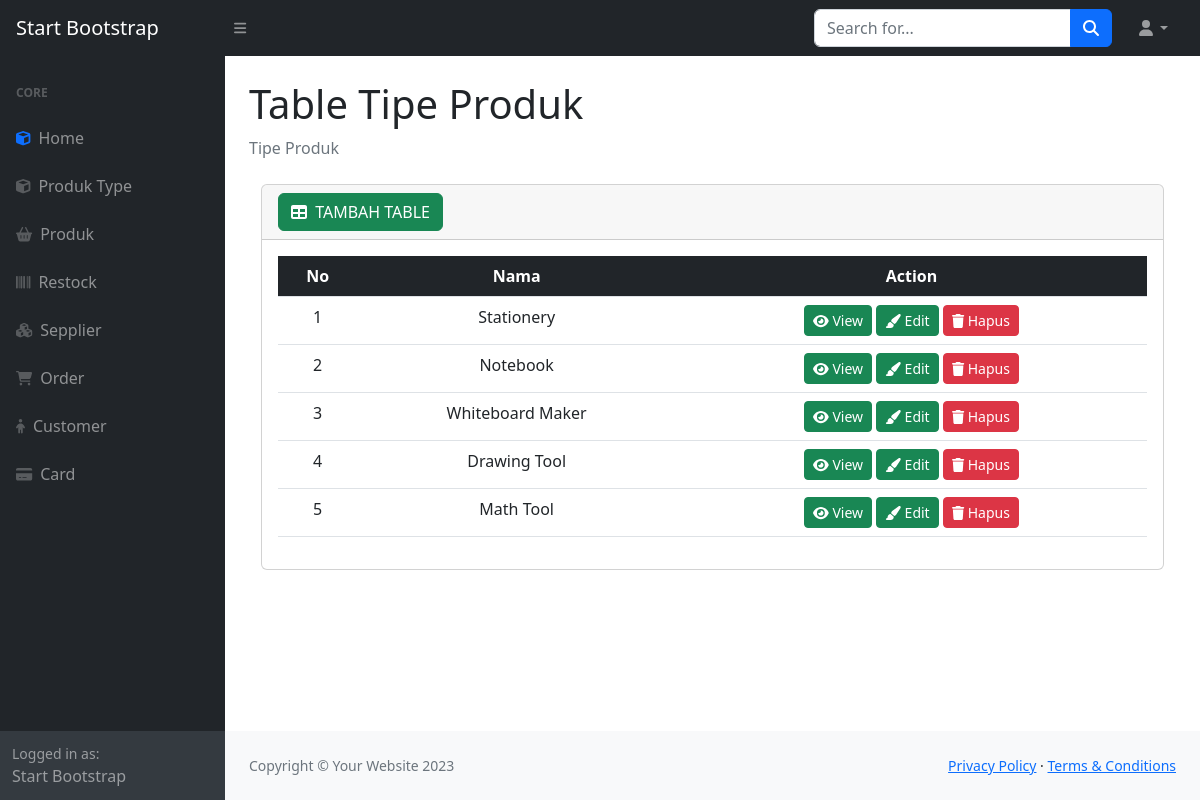
Screenshot of /halaman_belakang/produk_type.php with the database file from the repository.
### tables this page shows
CREATE TABLE `product_type` (
  `id` int(11) NOT NULL,
  `name` varchar(45) DEFAULT NULL
);

### halaman_belakang/produk_type.php (the view, shortened to what this page needs)
<?php
include '../databases/koneksi.php';
$query = "SELECT * FROM product_type";
$sql = mysqli_query($koneksi, $query);
?>
<!DOCTYPE html>
<html lang="en">
<head>
    <link href="https://cdn.jsdelivr.net/npm/simple-datatables@7.1.2/dist/style.min.css" rel="stylesheet" />
    <link href="css/styles.css" rel="stylesheet" />
</head>
<body class="sb-nav-fixed">
    <nav class="sb-topnav navbar navbar-expand navbar-dark bg-dark">
        <a class="navbar-brand ps-3" href="index.html">Start Bootstrap</a>
        <button class="btn btn-link btn-sm order-1 order-lg-0 me-4 me-lg-0" id="sidebarToggle" href="#!"><i class="fas fa-bars"></i></button>
        <form class="d-none d-md-inline-block form-inline ms-auto me-0 me-md-3 my-2 my-md-0">
            <div class="input-group">
                <input class="form-control" type="text" placeholder="Search for..." aria-label="Search for..." aria-describedby="btnNavbarSearch" />
                <button class="btn btn-primary" id="btnNavbarSearch" type="button"><i class="fas fa-search"></i></button>
            </div>
        </form>
        <ul class="navbar-nav ms-auto ms-md-0 me-3 me-lg-4">
            <li class="nav-item dropdown">
                <a class="nav-link dropdown-toggle" id="navbarDropdown" href="#" role="button" data-bs-toggle="dropdown" aria-expanded="false"><i class="fas fa-user fa-fw"></i></a>
            </li>
        </ul>
    </nav>
    <div id="layoutSidenav">
        <div id="layoutSidenav_nav">
            <nav class="sb-sidenav accordion sb-sidenav-dark" id="sidenavAccordion">
                <div class="sb-sidenav-menu">
                    <div class="nav">
                        <div class="sb-sidenav-menu-heading">Core</div>
                        <a class="nav-link" href="../index.php">
                            <div class="sb-nav-link-icon text-primary"><i class="fa fa-cube" aria-hidden="true"></i></div>
                            Home
                        </a>
                        <a class="nav-link" href="produk_type.php">
                            <div class="sb-nav-link-icon"><i class="fa fa-cube" aria-hidden="true"></i></div>
                            Produk Type
                        </a>
                        <a class="nav-link" href="produk_table.php">
                            <div class="sb-nav-link-icon"><i class="fa fa-shopping-basket" aria-hidden="true"></i></div>
                            Produk
                        </a>
                        <a class="nav-link" href="restock.php">
                            <div class="sb-nav-link-icon"><i class="fa fa-barcode" aria-hidden="true"></i></div>
                            Restock
                        </a>
                        <a class="nav-link" href="supplier.php">
                            <div class="sb-nav-link-icon"><i class="fa fa-cubes" aria-hidden="true"></i></div>
                            Sepplier
                        </a>
                        <a class="nav-link" href="order.php">
                            <div class="sb-nav-link-icon"><i class="fa fa-shopping-cart" aria-hidden="true"></i></div>
                            Order
                        </a>
                        <a class="nav-link" href="customer.php">
                            <div class="sb-nav-link-icon"><i class="fa fa-child" aria-hidden="true"></i></div>
                            Customer
                        </a>
                        <a class="nav-link" href="card.php">
                            <div class="sb-nav-link-icon"><i class="fa fa-credit-card-alt" aria-hidden="true"></i></div>
                            Card
                        </a>
                    </div>
                </div>
                <div class="sb-sidenav-footer">
                    <div class="small">Logged in as:</div>
                    Start Bootstrap
                </div>
            </nav>
        </div>
        <div id="layoutSidenav_content">
            <main>
                <div class="container-fluid px-4">
                    <h1 class="mt-4">Table Tipe Produk</h1>
                    <ol class="breadcrumb mb-4">
                        <li class="breadcrumb-item active">Tipe Produk</li>
                    </ol>
                    <div class="container">
                        <div class="card mb-4">
                            <div class="card-header">
                                <a href="tambah_type/tambah_type.php?tambah" class="btn btn-success"><i class="fas fa-table me-1"></i>
                                    TAMBAH TABLE</a>
                            </div>
                            <div class="card-body">
                                <table class="table table-border table-hover py-4 text-center">
                                    <thead class="bg-dark text-white text-center">
                                        <tr>
                                            <th>No</th>
                                            <th>Nama</th>
                                            <th>Action</th>
                                        </tr>
                                    </thead>
                                    <tbody class="text-center">
                                        <?php
                                        $nomor = 1;
                                        while ($tabel = mysqli_fetch_assoc($sql)) {
                                        ?>
                                            <tr>
                                                <td><?= $nomor ?></td>
                                                <td><?= $tabel['name']?></td>
                                                <td>
                                                <a href="tambah_type/view.php?view=<?= $tabel['id']?>" type=" button" class="btn btn-success btn-sm">
                                                    <i class="fa fa-eye" aria-hidden="true"></i>
                                                    View
                                                </a>
                                                <a href="tambah_type/tambah_type.php?edit=<?= $tabel['id']?>" type=" button" class="btn btn-success btn-sm">
                                                    <i class="fa fa-paint-brush" aria-hidden="true"></i>
                                                    Edit
                                                </a>
                                                    <a href="tambah_type/proses_type.php?hapus=<?= $tabel['id']?>" type="button" class="btn btn-danger btn-sm" onClick="return confirm('apakah anda yakin ingin menghapus data???')">
                                                        <i class="fa fa-trash"></i>
                                                        Hapus
                                                    </a>
                                                </td>
                                            </tr>
                                        <?php
                                            $nomor++;
                                        }
                                        ?>
                                    </tbody>
                                </table>
                            </div>
                        </div>
                    </div>
                </div>
            </main>
            <footer class="py-4 bg-light mt-auto">
                <div class="container-fluid px-4">
                    <div class="d-flex align-items-center justify-content-between small">
                        <div class="text-muted">Copyright &copy; Your Website 2023</div>
                        <div>
                            <a href="#">Privacy Policy</a>
                            &middot;
                            <a href="#">Terms &amp; Conditions</a>
                        </div>
                    </div>
                </div>
            </footer>
        </div>
    </div>
</body>
</html>

### rows the page displays
product_type: name "Stationery"
product_type: name "Notebook"
product_type: name "Whiteboard Maker"
product_type: name "Drawing Tool"
product_type: name "Math Tool"
